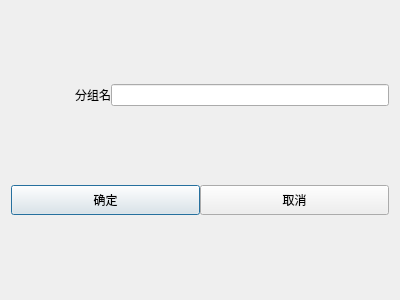
<?xml version="1.0" encoding="UTF-8"?>
<ui version="4.0">
 <class>AddSubGroup</class>
 <widget class="QDialog" name="AddSubGroup">
  <property name="geometry">
   <rect>
    <x>0</x>
    <y>0</y>
    <width>400</width>
    <height>300</height>
   </rect>
  </property>
  <property name="windowTitle">
   <string>添加分组</string>
  </property>
  <property name="windowIcon">
   <iconset resource="../res.qrc">
    <normaloff>:/res/images/group_hover.png</normaloff>:/res/images/group_hover.png</iconset>
  </property>
  <layout class="QGridLayout" name="gridLayout">
   <item row="1" column="0">
    <layout class="QHBoxLayout" name="horizontalLayout_2">
     <property name="spacing">
      <number>0</number>
     </property>
     <item>
      <widget class="QPushButton" name="btn_ok">
       <property name="minimumSize">
        <size>
         <width>0</width>
         <height>30</height>
        </size>
       </property>
       <property name="text">
        <string>确定</string>
       </property>
      </widget>
     </item>
     <item>
      <widget class="QPushButton" name="btn_cancel">
       <property name="minimumSize">
        <size>
         <width>0</width>
         <height>30</height>
        </size>
       </property>
       <property name="text">
        <string>取消</string>
       </property>
      </widget>
     </item>
    </layout>
   </item>
   <item row="0" column="0">
    <layout class="QHBoxLayout" name="horizontalLayout">
     <property name="spacing">
      <number>0</number>
     </property>
     <item>
      <widget class="QLabel" name="lb_name">
       <property name="minimumSize">
        <size>
         <width>100</width>
         <height>0</height>
        </size>
       </property>
       <property name="styleSheet">
        <string notr="true">font: 12pt &quot;Noto Sans&quot;;</string>
       </property>
       <property name="text">
        <string>分组名</string>
       </property>
       <property name="alignment">
        <set>Qt::AlignRight|Qt::AlignTrailing|Qt::AlignVCenter</set>
       </property>
      </widget>
     </item>
     <item>
      <widget class="QLineEdit" name="le_name"/>
     </item>
    </layout>
   </item>
  </layout>
 </widget>
 <resources>
  <include location="../res.qrc"/>
 </resources>
 <connections/>
</ui>
